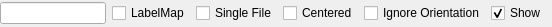
<?xml version="1.0" encoding="UTF-8"?>
<ui version="4.0">
 <class>qCjyxVolumesIOOptionsWidget</class>
 <widget class="qCjyxWidget" name="qCjyxVolumesIOOptionsWidget">
  <property name="geometry">
   <rect>
    <x>0</x>
    <y>0</y>
    <width>552</width>
    <height>27</height>
   </rect>
  </property>
  <property name="windowTitle">
   <string>Volume Options</string>
  </property>
  <layout class="QHBoxLayout" name="horizontalLayout">
   <property name="margin">
    <number>0</number>
   </property>
   <item>
    <widget class="QLineEdit" name="NameLineEdit">
     <property name="sizePolicy">
      <sizepolicy hsizetype="Preferred" vsizetype="Fixed">
       <horstretch>0</horstretch>
       <verstretch>0</verstretch>
      </sizepolicy>
     </property>
    </widget>
   </item>
   <item>
    <widget class="QCheckBox" name="LabelMapCheckBox">
     <property name="text">
      <string>LabelMap</string>
     </property>
     <property name="toolTip">
      <string>Load the volume as a labelmap (each voxel value representing a segmented structure).</string>
     </property>
    </widget>
   </item>
   <item>
    <widget class="QCheckBox" name="SingleFileCheckBox">
     <property name="text">
      <string>Single File</string>
     </property>
     <property name="toolTip">
      <string>Only load the selected file. The application will not attempt to look for similar files that can make up the complete volume.</string>
     </property>
    </widget>
   </item>
   <item>
    <widget class="QCheckBox" name="CenteredCheckBox">
     <property name="text">
      <string>Centered</string>
     </property>
     <property name="toolTip">
      <string>Ignore image position information that is specified in the image header.</string>
     </property>
    </widget>
   </item>
   <item>
    <widget class="QCheckBox" name="OrientationCheckBox">
     <property name="text">
      <string>Ignore Orientation</string>
     </property>
     <property name="toolTip">
      <string>Ignore axis orientation information that is specified in the image header.</string>
     </property>
    </widget>
   </item>
   <item>
    <widget class="QCheckBox" name="ShowCheckBox">
     <property name="text">
      <string>Show</string>
     </property>
     <property name="toolTip">
      <string>Show volume in slice viewers after loading is completed.</string>
     </property>
     <property name="checked">
      <bool>true</bool>
     </property>
    </widget>
   </item>
   <item>
    <widget class="qDMMLColorTableComboBox" name="ColorTableComboBox">
     <property name="enabled">
      <bool>true</bool>
     </property>
     <property name="addEnabled">
      <bool>false</bool>
     </property>
     <property name="removeEnabled">
      <bool>false</bool>
     </property>
     <property name="toolTip">
      <string>Color table node used to display this volume.</string>
     </property>
    </widget>
   </item>
  </layout>
 </widget>
 <customwidgets>
  <customwidget>
   <class>qDMMLColorTableComboBox</class>
   <extends>qDMMLNodeComboBox</extends>
   <header>qDMMLColorTableComboBox.h</header>
  </customwidget>
  <customwidget>
   <class>qDMMLNodeComboBox</class>
   <extends>QWidget</extends>
   <header>qDMMLNodeComboBox.h</header>
  </customwidget>
  <customwidget>
   <class>qCjyxWidget</class>
   <extends>QWidget</extends>
   <header>qCjyxWidget.h</header>
   <container>1</container>
  </customwidget>
 </customwidgets>
 <resources/>
 <connections>
  <connection>
   <sender>qCjyxVolumesIOOptionsWidget</sender>
   <signal>dmmlSceneChanged(vtkDMMLScene*)</signal>
   <receiver>ColorTableComboBox</receiver>
   <slot>setDMMLScene(vtkDMMLScene*)</slot>
  </connection>
 </connections>
</ui>
